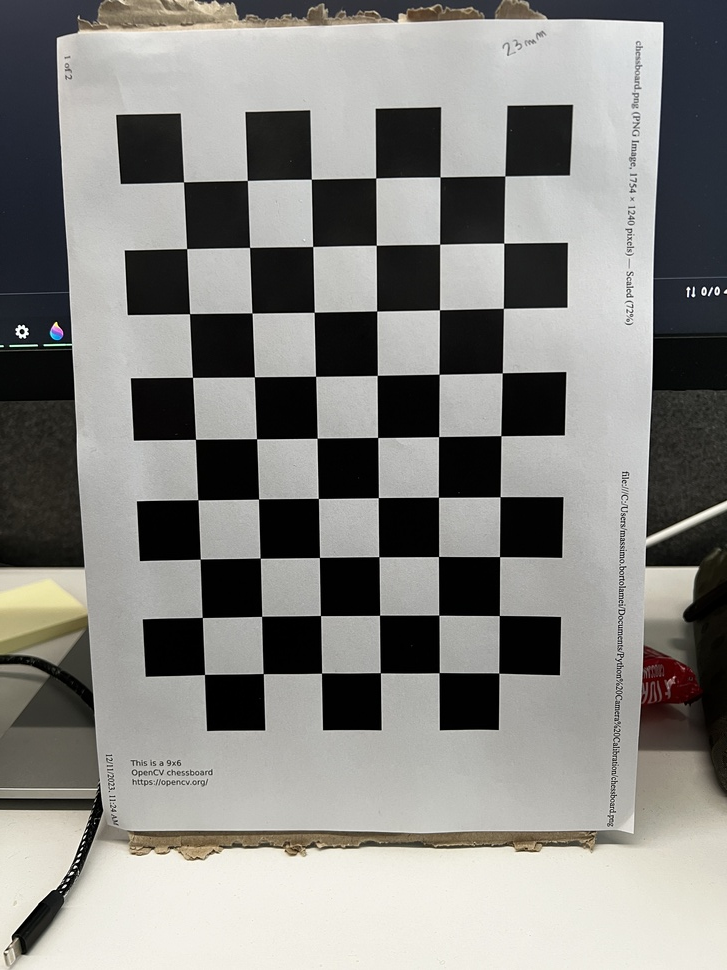
#> input picture Python Camera Calibration/images_iphone_back/img (1).JPG, 727 x 970 px, shrunk from 3024 x 4032 before the run
$ python calibration.py --imagesFolder images_iphone_back --outputPath out.png --outputName out.png
#> lines starting #> are read from the running program, lines starting #| are printed output that depends on the picture
import numpy as np
import cv2 as cv
import glob
import argparse
import os

script_dir = os.path.dirname(os.path.abspath(__file__))

# Set up argument parsing
parser = argparse.ArgumentParser(description='Calibrate camera based on input images.')
parser.add_argument('-imagesFolder', '--imagesFolder', type=str, required=True, help='Directory containing JPEG files to use for calibration.')
parser.add_argument('-outputPath', '--outputPath', type=str, required=True, help='Full output path')
parser.add_argument('-outputName', '--outputName', type=str, required=True, help='Output filename without extension')

args = parser.parse_args()
imagesFolder = args.imagesFolder
outputPath = args.outputPath
outputName = args.outputName

# Termination criteria for the corner sub-pixel algorithm
criteria = (cv.TERM_CRITERIA_EPS + cv.TERM_CRITERIA_MAX_ITER, 30, 0.001)

# Prepare object points, like (0,0,0), (1,0,0), (2,0,0) ....,(6,5,0)
# rows = 6
# columns = 9
rows = 11
columns = 8
# Define the size of chessboard squares in millimeters.
# square_size = 23  # Adjust the square size to the actual size of your chessboard squares.
square_size = 60

# [5 lines of commented-out code are left out]

objp = np.zeros((rows*columns, 3), np.float32)
objp[:, :2] = np.mgrid[0:rows, 0:columns].T.reshape(-1, 2)
# Prepare object points with actual square size.
objp = objp * square_size

# Arrays to store object points and image points from all images.
# used for error calculation
objpoints = []  # 3d points in real-world space
imgpoints = []  # 2d points in image plane.

# Gather all images in folder
images = glob.glob(imagesFolder+'/*.jpg')
print(f"Images found: {len(images)}")


#print("objp is ", objp)
# breakpoint()
for fname in images:
    img = cv.imread(fname)
#> img is the input picture: shape (970, 727, 3); mean B, G, R 130.1, 133.7, 134.5
    gray = cv.cvtColor(img, cv.COLOR_BGR2GRAY)
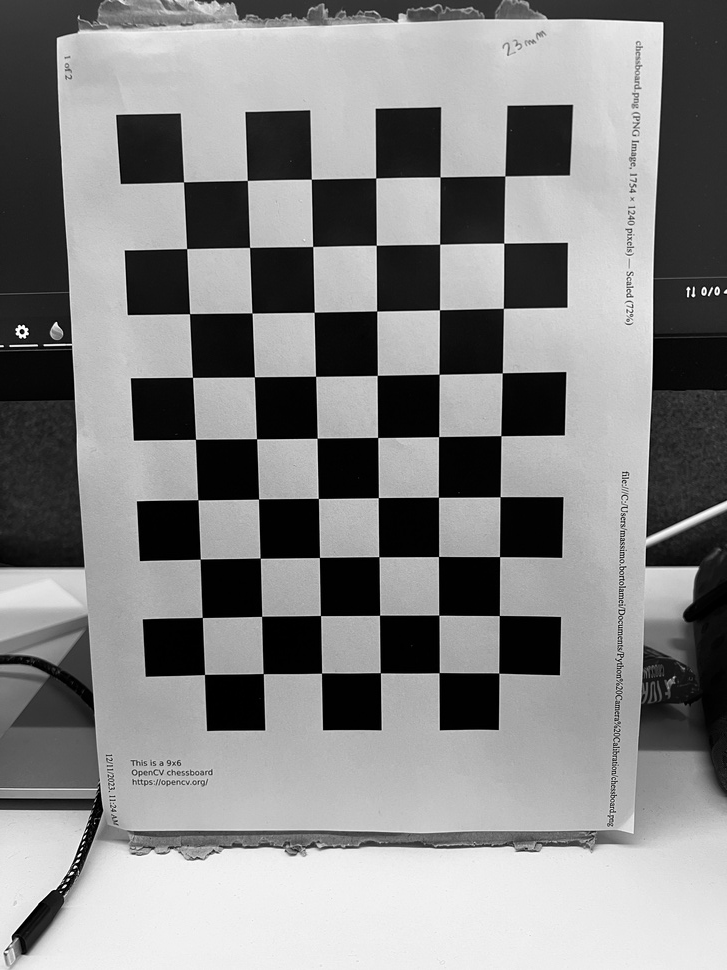
#> gray: shape (970, 727); min 0, max 255, mean 133.6

    # Find the chessboard corners.
    ret, corners = cv.findChessboardCorners(gray, (rows, columns), None)
#> ret = False; corners = None
    print(f"Image current: {fname} - corners {corners} ret {ret}")
#| Image current: images_iphone_back/img (1).JPG - corners None ret False

    # If found, add object points, image points (after refining them).
    if ret:
        print(f"Corners found: {len(corners)}")
        objpoints.append(objp)

        # Refine the corner positions.
        corners2 = cv.cornerSubPix(gray, corners, (11, 11), (-1, -1), criteria)
        imgpoints.append(corners2)

        # Draw and display the corners.
        img = cv.drawChessboardCorners(img, (rows, columns), corners2, ret)
        cv.imshow('img', img)
        cv.waitKey(500)
        # breakpoint()

cv.destroyAllWindows()

# Perform the camera calibration.
#> (the run stopped early here; a loop or call above may not have finished)
